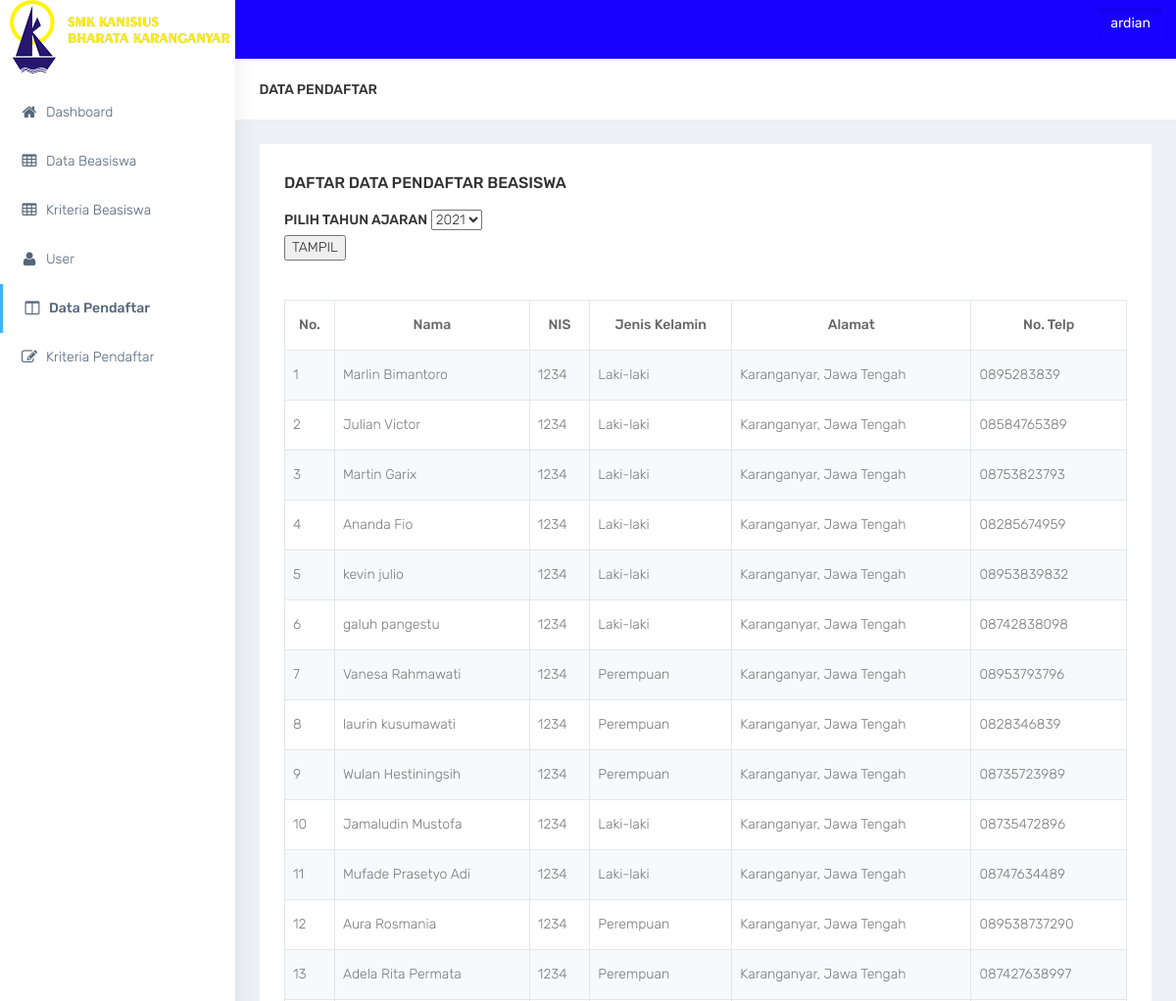
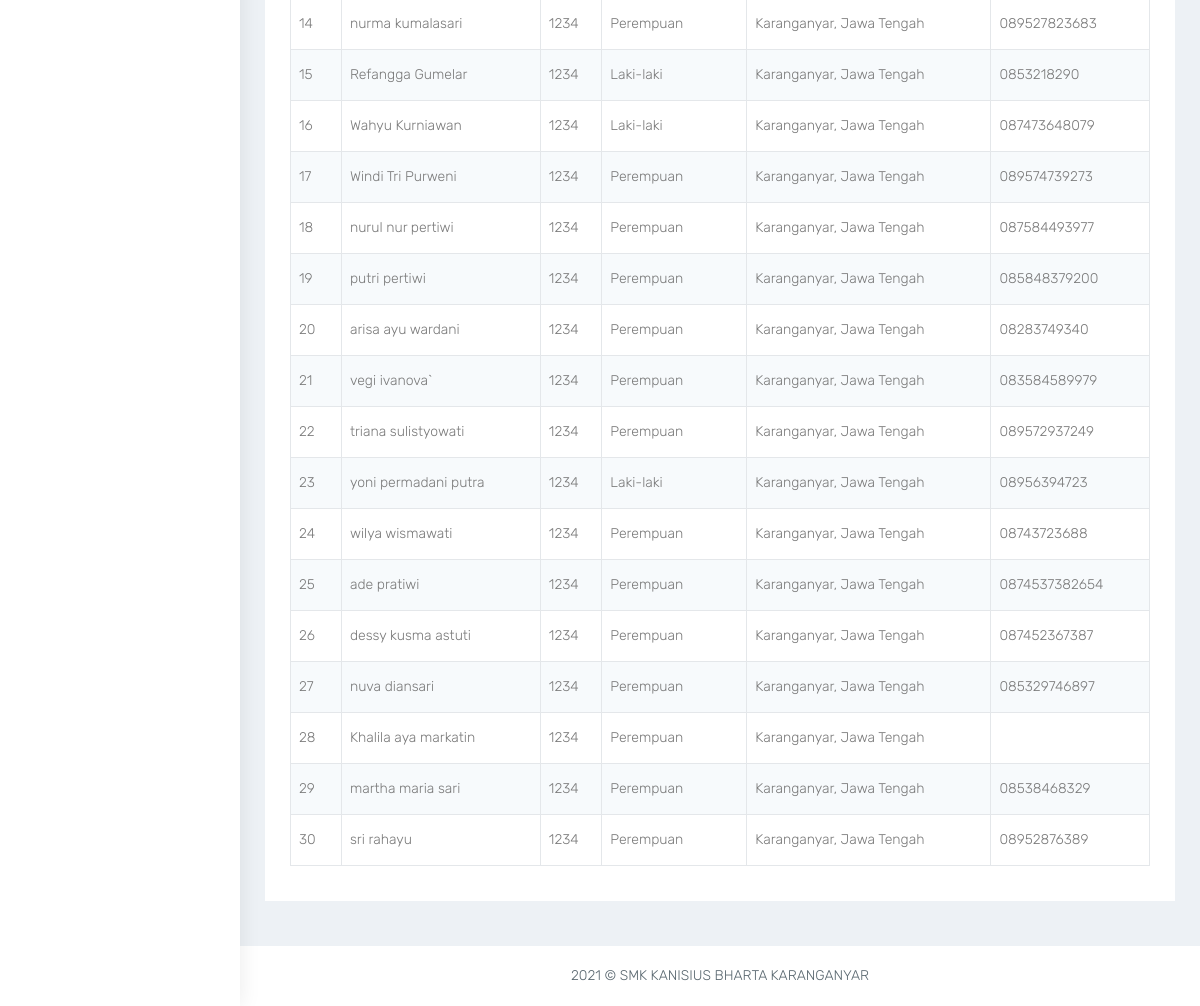
/tampil_pendaftar.php (signed in), run on the app's committed database (2 pictures, top to bottom).
### tables this page shows
CREATE TABLE IF NOT EXISTS `dt_siswa` (
`id_dtsiswa` int(9) NOT NULL,
  `id_user` int(9) NOT NULL,
  `thn_ajaran` varchar(9) NOT NULL,
  `nama` varchar(50) NOT NULL,
  `nis` varchar(9) NOT NULL,
  `jk` varchar(20) NOT NULL,
  `alamat` varchar(225) NOT NULL,
  `no` varchar(15) NOT NULL,
  `scanr` varchar(500) NOT NULL,
  `scans` varchar(500) NOT NULL,
  `gaji` int(15) NOT NULL,
  `rapor` double NOT NULL,
  `presensi` int(9) NOT NULL,
  `kepribadian` int(9) NOT NULL
);

### web/tampil_pendaftar.php (the view, shortened to what this page needs)
<!DOCTYPE html>
<html lang="en">
<?php
$username = $_SESSION['username'];
?>
<head>
    <link href="bootstrap/dist/css/bootstrap.min.css" rel="stylesheet">
    <link href="../plugins/bower_components/sidebar-nav/dist/sidebar-nav.min.css" rel="stylesheet">
    <link href="../plugins/bower_components/toast-master/css/jquery.toast.css" rel="stylesheet">
    <link href="../plugins/bower_components/morrisjs/morris.css" rel="stylesheet">
    <link href="../plugins/bower_components/chartist-js/dist/chartist.min.css" rel="stylesheet">
    <link href="../plugins/bower_components/chartist-plugin-tooltip-master/dist/chartist-plugin-tooltip.css" rel="stylesheet">
    <link href="css/animate.css" rel="stylesheet">
    <link href="css/style.css" rel="stylesheet">
    <link href="css/colors/default.css" id="theme" rel="stylesheet">
</head>
<body class="fix-header">
    <div id="wrapper">
        <nav class="navbar navbar-default navbar-static-top m-b-0">
            <div class="navbar-header">
                <div class="top-left-part">
                    <a class="logo" href="index.php">
                        <b>
                            <img src="../plugins/img/logo.png" alt="home" class="light-logo" />
                        </b>
                        <span class="hidden-xs">
                            <img src="../plugins/img/smk.png" alt="home" class="light-logo" />
                        </span>
                    </a>
                </div>
                <ul class="nav navbar-top-links navbar-right pull-right">
					<div class="btn btn-square btn-dark">
						<a class="btn dropdown-toggle" data-toggle="dropdown">
							<i class="icon-user"></i><?php echo "<font color=white>$username</font>" ?>
					</div>
                </ul>
            </div>
        </nav>
        <div class="navbar-default sidebar" role="navigation">
            <div class="sidebar-nav slimscrollsidebar">
                <div class="sidebar-head">
                    <h3><span class="fa-fw open-close"><i class="ti-close ti-menu"></i></span> <span class="hide-menu">Navigation</span></h3>
                </div>
                <ul class="nav" id="side-menu">
                <li style="padding: 90px 0 0;">
                        <a href="index.php" class="waves-effect"><i class="fa fa-home fa-fw" aria-hidden="true"></i>Dashboard</a>
                    </li>
                    <li>
                        <a href="data_beasiswa.php" class="waves-effect"><i class="fa fa-table fa-fw" aria-hidden="true"></i>Data Beasiswa</a>
                    </li>
                    <li>
                        <a href="data_bobot.php" class="waves-effect"><i class="fa fa-table fa-fw" aria-hidden="true"></i>Kriteria Beasiswa</a>
                    </li>
                    <li>
                        <a href="input_siswa.php" class="waves-effect"><i class="fa fa-user fa-fw" aria-hidden="true"></i>User</a>
                    </li>
                    <li>
                        <a href="tampil_pendaftar.php" class="waves-effect"><i class="fa fa-columns fa-fw" aria-hidden="true"></i>Data Pendaftar</a>
                    </li>
                    <li>
                        <a href="tampil_kriteria.php" class="waves-effect"><i class="fa fa-edit fa-fw" aria-hidden="true"></i>Kriteria Pendaftar</a>
                    </li>
                </ul>
            </div>
        </div>
        <div id="page-wrapper">
            <div class="container-fluid">
                <div class="row bg-title">
                    <div class="col-lg-3 col-md-4 col-sm-4 col-xs-12">
                        <h4 class="page-title">Data Pendaftar</h4> </div>
                </div>
			    <div class="row">
                    <div class="col-sm-12">
                        <div class="white-box">
                            <h3 class="box-title">Daftar Data Pendaftar Beasiswa </h3>
                            <div class="control-group">
		<form method="get">
			<label>PILIH TAHUN AJARAN</label>
			<select name="thn_ajaran" type="text" id="inputEmail" value="<?php echo $tahun ; ?>">
                                        <?php
                            $kon = mysqli_connect("localhost",'root',"","spkbeasiswa");
                            $sql="select * from beasiswa";
                            $hasil=mysqli_query($kon,$sql);
                            while ($data = mysqli_fetch_array($hasil)) {
                           ?>
                            <option value="<?php echo $data['thn_ajaran'];?>"><?php echo $data['thn_ajaran'];?></option>
                          <?php
                            }
                          ?>
							</div>
						</div>
                        </select></div>
			            <input type="submit" value="TAMPIL">
                        <br>
                        <br>
                            <br>
                            <div class="table-responsive">
                                <table class="table table-striped table-bordered">
                                    <thead>
                                        <tr>
                                            <th><center>No.</center></th>
											<th><center>Nama</center></th>
											<th><center>NIS</center></th>
											<th><center>Jenis Kelamin</center></th>
											<th><center>Alamat</center></th>
											<th><center>No. Telp</center></th>
                                        </tr>
                                    </thead>
                                    <tbody>
									<?php
                                    $no = 1;
                                    $koneksi = mysqli_connect("localhost",'root',"","spkbeasiswa");
                                    if(isset($_GET['thn_ajaran'])){
                                        $thn = $_GET['thn_ajaran'];
                                        $sql = mysqli_query($koneksi,"select * from dt_siswa where thn_ajaran='$thn'");
                                    }else{
                                        $sql = mysqli_query($koneksi,"select * from dt_siswa");
                                    }
                                    while($data = mysqli_fetch_array($sql)){
                                    ?>
                                    <tr>
                                        <td><?php echo $no++; ?></td>
                                        <td><?php echo $data['nama']; ?></td>
                                        <td><?php echo $data['nis']; ?></td>
                                        <td><?php echo $data['jk']; ?></td>
                                        <td><?php echo $data['alamat']; ?></td>
                                        <td><?php echo $data['no']; ?></td>
                                    </tr>
                                    <?php
                                    }
                                    ?>
                                </table>
                            </div>
                        </div>
                    </div>
                </div>
            <footer class="footer text-center"> <?php echo date("Y"); ?> &copy; SMK KANISIUS BHARTA KARANGANYAR </footer>
			</div>
</body>
</html>

### web/css/colors/default.css (style rules this page uses)
body { background: #fff; }
.top-left-part { background: #fff; }
.top-left-part .light-logo { display: inline-block; }
.navbar-header { background: #1900ff; }
.sidebar .sidebar-head { background: #fffb00; }
.sidebar .sidebar-head h3 { color: #686868; }
.sidebar { background: #fff; box-shadow: 1px 0px 20px rgba(0, 0, 0, 0.08); }
#side-menu li a { color: #54667a; }
#side-menu li a { color: #54667a; border-left: 0px solid #fff; }
#side-menu > li > a { border-left: 3px solid transperant; }
#side-menu > li > a.active { background: transperant; color: #54667a; border-left: 3px solid #41b3f9; font-weight: 500; }

### data on the page
dt_siswa: nama "Marlin Bimantoro", nis "1234", jk "Laki-laki", alamat "Karanganyar, Jawa Tengah", no "0895283839"
dt_siswa: nama "Julian Victor", nis "1234", jk "Laki-laki", alamat "Karanganyar, Jawa Tengah", no "08584765389"
dt_siswa: nama "Martin Garix", nis "1234", jk "Laki-laki", alamat "Karanganyar, Jawa Tengah", no "08753823793"
dt_siswa: nama "Ananda Fio", nis "1234", jk "Laki-laki", alamat "Karanganyar, Jawa Tengah", no "08285674959"
dt_siswa: nama "kevin julio", nis "1234", jk "Laki-laki", alamat "Karanganyar, Jawa Tengah", no "08953839832"
dt_siswa: nama "galuh pangestu", nis "1234", jk "Laki-laki", alamat "Karanganyar, Jawa Tengah", no "08742838098"
dt_siswa: nama "Vanesa Rahmawati", nis "1234", jk "Perempuan", alamat "Karanganyar, Jawa Tengah", no "08953793796"
dt_siswa: nama "laurin kusumawati", nis "1234", jk "Perempuan", alamat "Karanganyar, Jawa Tengah", no "0828346839"
dt_siswa: nama "Wulan Hestiningsih", nis "1234", jk "Perempuan", alamat "Karanganyar, Jawa Tengah", no "08735723989"
dt_siswa: nama "Jamaludin Mustofa", nis "1234", jk "Laki-laki", alamat "Karanganyar, Jawa Tengah", no "08735472896"
dt_siswa: nama "Mufade Prasetyo Adi", nis "1234", jk "Laki-laki", alamat "Karanganyar, Jawa Tengah", no "08747634489"
dt_siswa: nama "Aura Rosmania", nis "1234", jk "Perempuan", alamat "Karanganyar, Jawa Tengah", no "089538737290"
dt_siswa: nama "Adela Rita Permata", nis "1234", jk "Perempuan", alamat "Karanganyar, Jawa Tengah", no "087427638997"
dt_siswa: nama "nurma kumalasari", nis "1234", jk "Perempuan", alamat "Karanganyar, Jawa Tengah", no "089527823683"
dt_siswa: nama "Refangga Gumelar", nis "1234", jk "Laki-laki", alamat "Karanganyar, Jawa Tengah", no "0853218290"
dt_siswa: nama "Wahyu Kurniawan", nis "1234", jk "Laki-laki", alamat "Karanganyar, Jawa Tengah", no "087473648079"
dt_siswa: nama "Windi Tri Purweni", nis "1234", jk "Perempuan", alamat "Karanganyar, Jawa Tengah", no "089574739273"
dt_siswa: nama "nurul nur pertiwi", nis "1234", jk "Perempuan", alamat "Karanganyar, Jawa Tengah", no "087584493977"
dt_siswa: nama "putri pertiwi", nis "1234", jk "Perempuan", alamat "Karanganyar, Jawa Tengah", no "085848379200"
dt_siswa: nama "arisa ayu wardani", nis "1234", jk "Perempuan", alamat "Karanganyar, Jawa Tengah", no "08283749340"
dt_siswa: nama "vegi ivanova`", nis "1234", jk "Perempuan", alamat "Karanganyar, Jawa Tengah", no "083584589979"
dt_siswa: nama "triana sulistyowati", nis "1234", jk "Perempuan", alamat "Karanganyar, Jawa Tengah", no "089572937249"
dt_siswa: nama "yoni permadani putra", nis "1234", jk "Laki-laki", alamat "Karanganyar, Jawa Tengah", no "08956394723"
dt_siswa: nama "wilya wismawati", nis "1234", jk "Perempuan", alamat "Karanganyar, Jawa Tengah", no "08743723688"
dt_siswa: nama "ade pratiwi", nis "1234", jk "Perempuan", alamat "Karanganyar, Jawa Tengah", no "0874537382654"
dt_siswa: nama "dessy kusma astuti", nis "1234", jk "Perempuan", alamat "Karanganyar, Jawa Tengah", no "087452367387"
dt_siswa: nama "nuva diansari", nis "1234", jk "Perempuan", alamat "Karanganyar, Jawa Tengah", no "085329746897"
dt_siswa: nama "Khalila aya markatin", nis "1234", jk "Perempuan", alamat "Karanganyar, Jawa Tengah"
dt_siswa: nama "martha maria sari", nis "1234", jk "Perempuan", alamat "Karanganyar, Jawa Tengah", no "08538468329"
dt_siswa: nama "sri rahayu", nis "1234", jk "Perempuan", alamat "Karanganyar, Jawa Tengah", no "08952876389"

### other printed values
$username "ardian"
form field thn_ajaran "2021"
